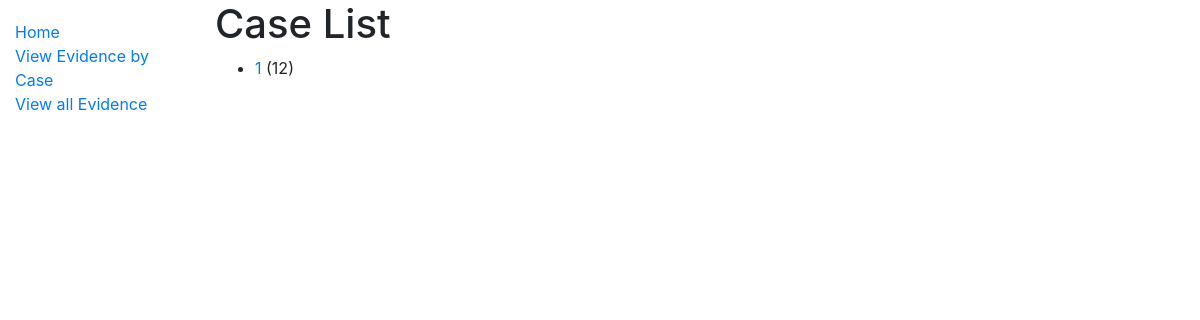
Page /catalog/cases/ on the earlier database version.
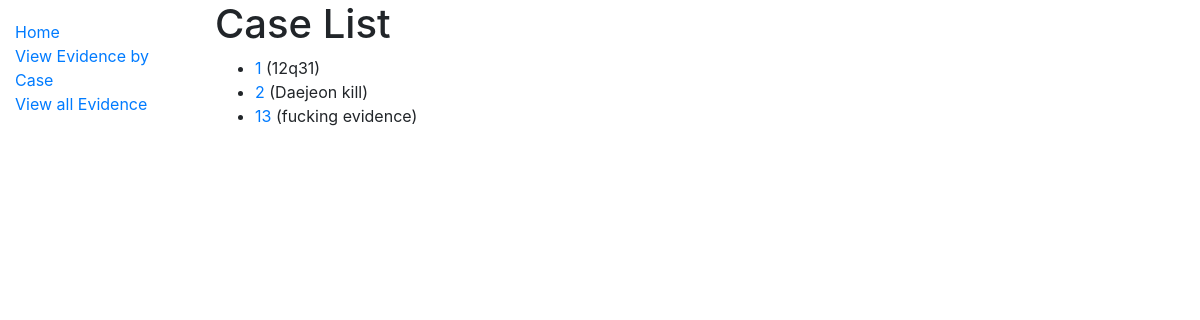
Same page on the later database version.
### catalog/models.py (models this page shows, shortened)
class Evi_case(models.Model):
    number = models.PositiveIntegerField()
    summary = models.TextField(max_length=1000, null = True)
    class Meta:
        ordering = ['number']
    def get_absolute_url(self):
        return reverse('case-detail', args=[str(self.id)])

### catalog/views.py (the view)
# urls.py: path('cases/', views.CaseEviView.as_view(), name = 'cases'),
class CaseEviView(generic.ListView):
    model = Evi_case

### catalog/templates/catalog/evi_case_list.html
{% extends "base_generic.html" %}
{% block content %}
  <h1>Case List</h1>
  {% if evi_case_list %}
  <ul>
    {% for case in evi_case_list %}
      <li>
        <a href="{{ case.get_absolute_url }}">{{ case.number }}</a> ({{case.summary}})
      </li>
    {% endfor %}
  </ul>
  {% else %}
    <p>There are no cases in the Database.</p>
  {% endif %}
{% endblock %}

Differences in the rows shown:
changed Evi_case (number 1 of 3 on the later page): summary "12" → "12q31"
added Evi_case: number "2", summary "Daejeon kill"
added Evi_case: number "13", summary "fucking evidence"
